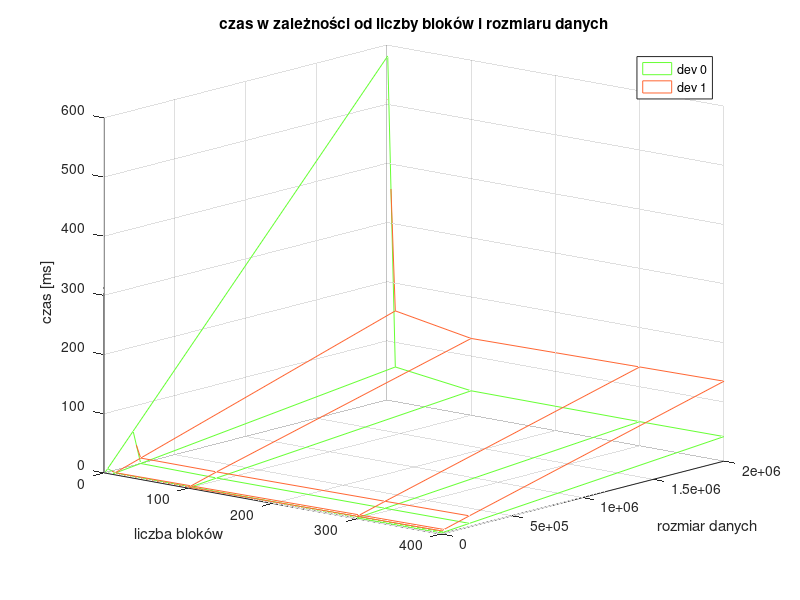

MATLAB code to generate this figure:
clc;
%----------------

x=[1 10 100	300 400];
y=[2000 20000 200000 2000000];
v=[1.113	0.614	0.613	1.310	1.662
0.986	0.546	1.532	4.023	5.270
6.133	1.112	0.845	1.657	2.010
5.375	1.638	2.649	5.143	6.389
58.379	6.127	4.814	5.273	5.678
51.219	15.284	15.179	17.146	18.394
581.630	58.409	41.388	40.897	41.507
510.511	153.188	129.860	133.345	135.090];



not_optim = v(1:2:end,:);
optim = v(2:2:end, :);
xx=x';
yy=y';





close all;

hold on;
hSurface = mesh(xx, yy,not_optim);
set(hSurface,'EdgeColor',[0.4, 1, 0.2], 'FaceAlpha', 0);
hSurface=mesh(xx, yy,optim);
set(hSurface,'EdgeColor',[1, 0.4, 0.2], 'FaceAlpha', 0);

legend("dev 0","dev 1");
title("czas w zależności od liczby bloków i rozmiaru danych");
xlabel('liczba bloków')
ylabel('rozmiar danych')
zlabel('czas [ms]')
grid on;
box off;

hold off;
view(40,15);

